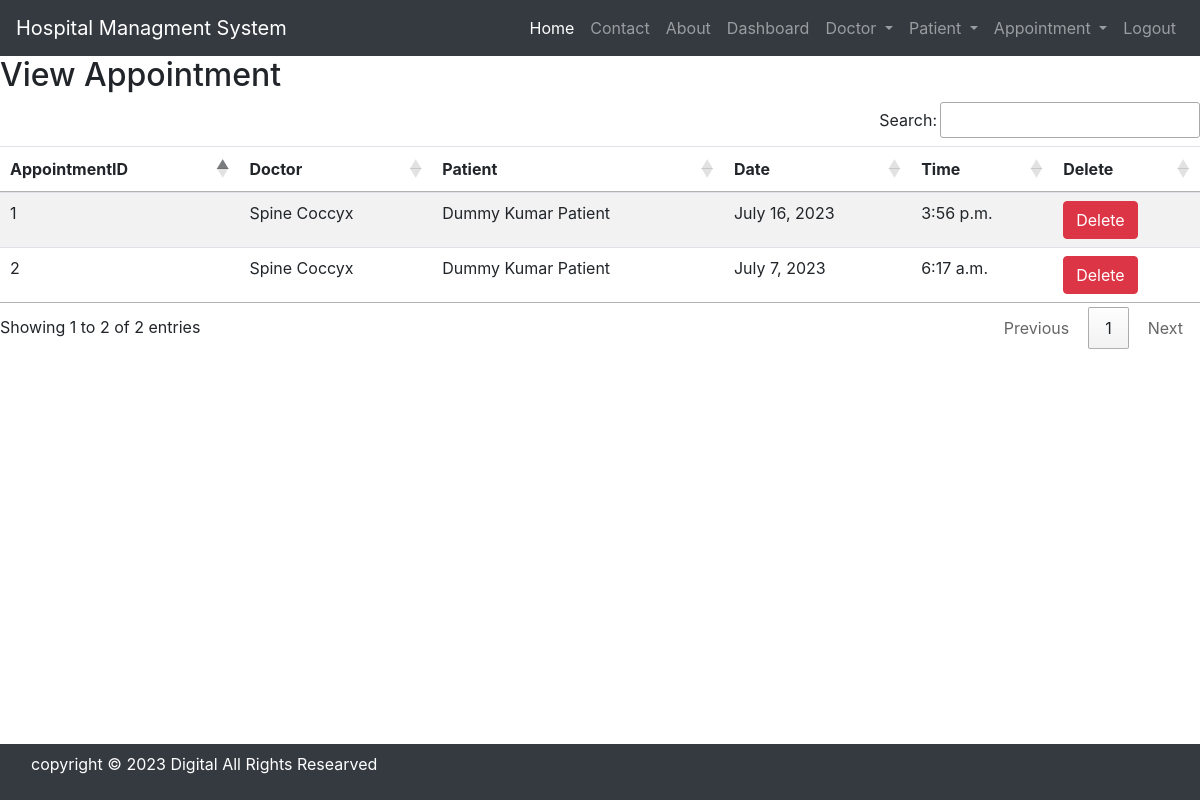
The app's page /view_appointment/ (signed in), older data.
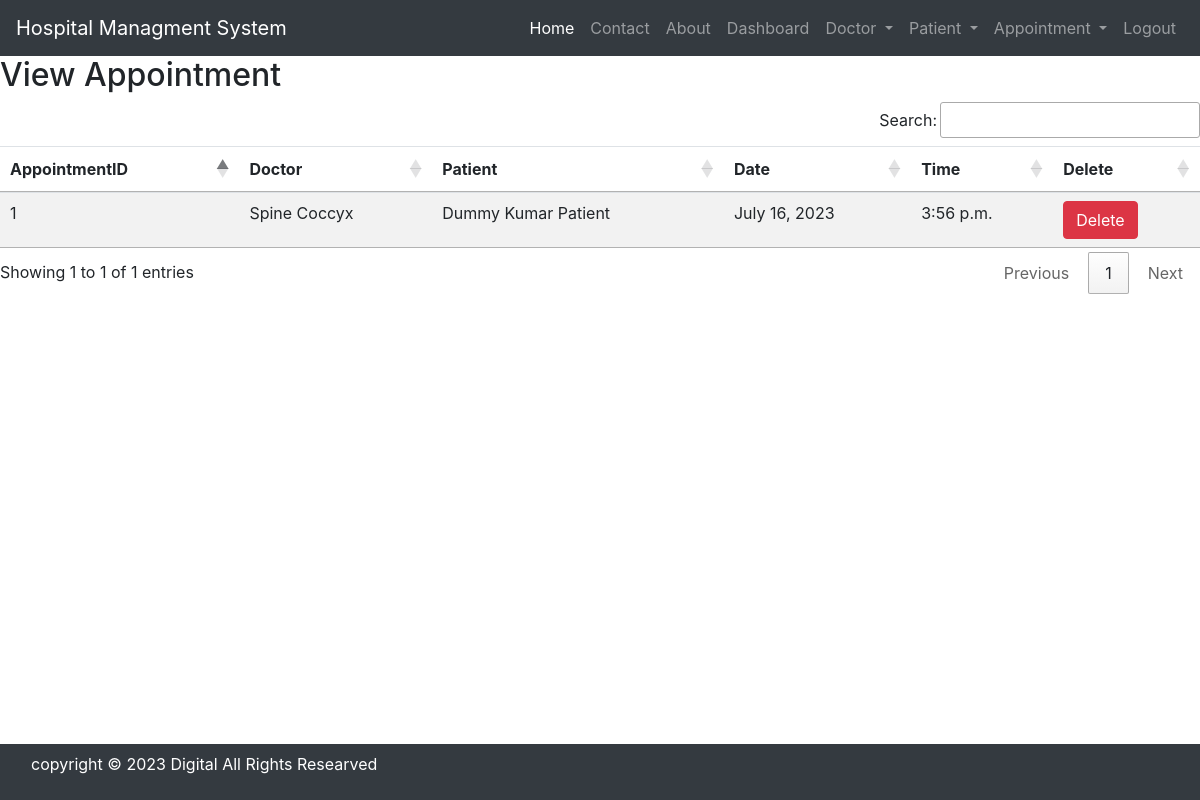
The same page, newer data.
### hospital/models.py (models this page shows)
class Appoinment(models.Model):
    Doctor=models.ForeignKey(Doctor, on_delete=models.CASCADE)
    Patient=models.ForeignKey(Patient, on_delete=models.CASCADE)
    date=models.DateField()
    time=models.TimeField()

class Doctor(models.Model):
    Name=models.CharField(max_length=100)
    Phone=models.IntegerField()
    Special=models.CharField(max_length=50)

class Patient(models.Model):
    Gender_choice=(
        ('M', 'Male'),
        ('F', 'Female'),
        ('O', 'Other')
    )
    Name=models.CharField(max_length=100)
    Gender=models.CharField(max_length=1,choices=Gender_choice)
    Age=models.PositiveIntegerField()
    Address=models.CharField(max_length=100)

### hospital/views.py (the view)
# urls.py: path('view_appointment/', views.view_appointment, name='view_appointment'),
def view_appointment(request):
    if not request.user.is_staff:
        return redirect('login')
    appointments = Appoinment.objects.all()
    return render(request, 'view_appointment.html', {'appointments': appointments})

### hospital/templates/view_appointment.html
{% include 'base.html' %}
{% load static %}
{% include 'navigation.html' %}
<div>
    <h2>View Appointment</h2>
    <table id="example" class="table table-striped">
        <thead>
            <tr>
                <th>AppointmentID</th>
                <th>Doctor</th>
                <th>Patient</th>
                <th>Date</th>
                <th>Time</th>
                <th>Delete</th>
            </tr>
        </thead>
        <tbody>
            {% for appointment in appointments %}
            <tr>
                <td>{{appointment.id}}</td>
                <td>{{appointment.Doctor.Name }}</td>
                <td>{{appointment.Patient.Name}}</td>
                <td>{{appointment.date}}</td>
                <td>{{appointment.time}}</td>
                <td>
                    <a href="{% url 'delete_appointment' appointment.id %}" onclick="return confirm('Are you sure want to delete?')" class="btn btn-danger">Delete</a>
                </td>
            </tr>
            {% endfor%}
        </tbody>
    </table>
</div>
{% include 'footer.html' %}

Row changes from the older to the newer data that the page shows:
removed Appoinment: id "2", Doctor.Name "Spine Coccyx", Patient.Name "Dummy Kumar Patient", date "July 7, 2023", time "6:17 a.m."
Text that changed along with them:
text written by a page script: "Search: Showing 1 to 2 of 2 entries Previous 1 Next" → "Search: Showing 1 to 1 of 1 entries Previous 1 Next"
